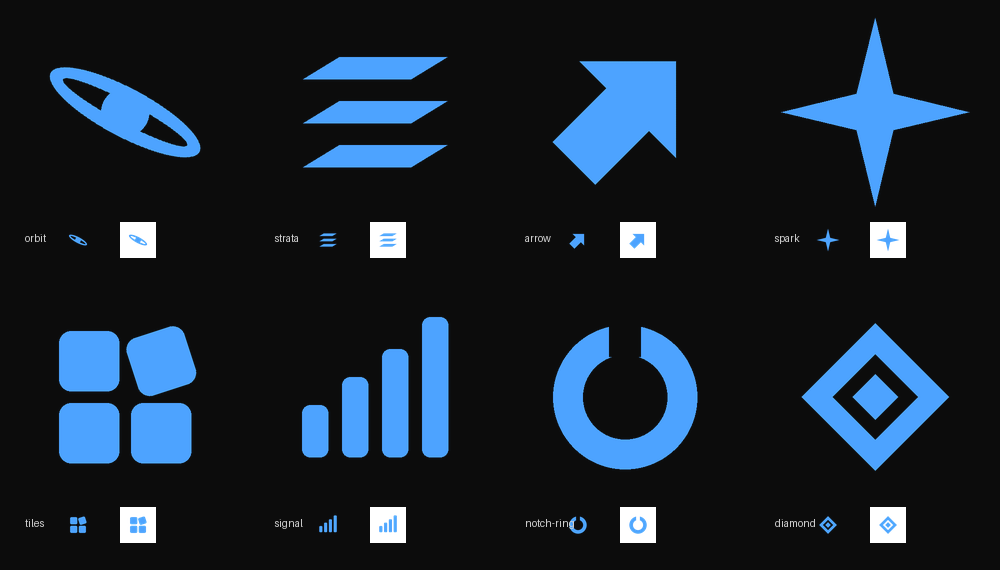

Here is the Python script that generated this plot:
"""Hand-crafted abstract logo marks as crisp vector geometry (no AI API).
Renders a contact sheet with large views + tiny favicon previews on dark/light."""

import math
from PIL import Image, ImageDraw

B = (0x4D, 0xA3, 0xFF, 255)
N = 400          # hi-res master canvas (100 units * 4)
SC = 4
OUT = "/Users/clupa/Documents/projects/clupai/branding"


def C():
    return Image.new("RGBA", (N, N), (0, 0, 0, 0))


def s(v):
    return v * SC


def rot(layer, deg, cx=N / 2, cy=N / 2):
    return layer.rotate(deg, resample=Image.BICUBIC, center=(cx, cy))


def orbit():
    img = C(); d = ImageDraw.Draw(img)
    L = C(); dl = ImageDraw.Draw(L)
    dl.ellipse([s(8), s(38), s(92), s(62)], outline=B, width=s(7))
    img.alpha_composite(rot(L, -28))
    d.ellipse([s(38), s(38), s(62), s(62)], fill=B)
    return img


def strata():
    img = C(); d = ImageDraw.Draw(img)
    W, H, sk = 54, 11, 9
    for cy in (28, 50, 72):
        pts = [(50 - W / 2 + sk, cy - H / 2), (50 + W / 2 + sk, cy - H / 2),
               (50 + W / 2 - sk, cy + H / 2), (50 - W / 2 - sk, cy + H / 2)]
        d.polygon([(s(x), s(y)) for x, y in pts], fill=B)
    return img


def arrow():
    img = C(); d = ImageDraw.Draw(img)
    pts = [(50, 14), (84, 48), (65, 48), (65, 86), (35, 86), (35, 48), (16, 48)]
    d.polygon([(s(x), s(y)) for x, y in pts], fill=B)
    return rot(img, -45)


def spark():
    img = C(); d = ImageDraw.Draw(img)
    R, r, c = 47, 13, 50
    pts = []
    for k in range(8):
        a = math.radians(k * 45 - 90)
        rad = R if k % 2 == 0 else r
        pts.append((c + rad * math.cos(a), c + rad * math.sin(a)))
    d.polygon([(s(x), s(y)) for x, y in pts], fill=B)
    return img


def tiles():
    img = C(); d = ImageDraw.Draw(img)
    sz, gap, start = 30, 6, 17
    coords = [(start, start), (start + sz + gap, start),
              (start, start + sz + gap), (start + sz + gap, start + sz + gap)]
    for i, (x, y) in enumerate(coords):
        if i == 1:
            L = C(); dl = ImageDraw.Draw(L)
            dl.rounded_rectangle([s(x), s(y), s(x + sz), s(y + sz)], radius=s(6), fill=B)
            img.alpha_composite(rot(L, 18, s(x + sz / 2), s(y + sz / 2)))
        else:
            d.rounded_rectangle([s(x), s(y), s(x + sz), s(y + sz)], radius=s(6), fill=B)
    return img


def signal():
    img = C(); d = ImageDraw.Draw(img)
    heights, w, gap, base = [26, 40, 54, 70], 13, 7, 80
    total = 4 * w + 3 * gap
    x = (100 - total) / 2
    for h in heights:
        d.rounded_rectangle([s(x), s(base - h), s(x + w), s(base)], radius=s(4), fill=B)
        x += w + gap
    return img


def notch():
    img = C()
    L = C(); dl = ImageDraw.Draw(L)
    dl.ellipse([s(14), s(14), s(86), s(86)], outline=B, width=s(15))
    L.paste((0, 0, 0, 0), (s(42), 0, s(58), s(30)))   # cut a square notch at top
    img.alpha_composite(L)
    return img


def diamond():
    img = C()
    L = C(); dl = ImageDraw.Draw(L)
    dl.rectangle([s(24), s(24), s(76), s(76)], outline=B, width=s(11))
    img.alpha_composite(rot(L, 45))
    L2 = C(); dl2 = ImageDraw.Draw(L2)
    dl2.rectangle([s(42), s(42), s(58), s(58)], fill=B)
    img.alpha_composite(rot(L2, 45))
    return img


MARKS = [
    ("orbit", orbit), ("strata", strata), ("arrow", arrow), ("spark", spark),
    ("tiles", tiles), ("signal", signal), ("notch-ring", notch), ("diamond", diamond),
]

# Save each as its own transparent master too.
for name, fn in MARKS:
    fn().save(f"{OUT}/vec-{name}.png")

# Contact sheet, 4 cols x 2 rows.
cols, big = 4, 200
cellw, cellh = 250, 285
sheet = Image.new("RGBA", (cols * cellw, 2 * cellh), (12, 12, 12, 255))
d = ImageDraw.Draw(sheet)
for idx, (name, fn) in enumerate(MARKS):
    master = fn()
    r, c = divmod(idx, cols)
    ox, oy = c * cellw, r * cellh
    sheet.alpha_composite(master.resize((big, big), Image.LANCZOS), (ox + 25, oy + 12))
    fav = master.resize((24, 24), Image.LANCZOS)
    sheet.paste((12, 12, 12, 255), (ox + 60, oy + 222, ox + 96, oy + 258))
    sheet.alpha_composite(fav, (ox + 66, oy + 228))
    sheet.paste((255, 255, 255, 255), (ox + 120, oy + 222, ox + 156, oy + 258))
    sheet.alpha_composite(fav, (ox + 126, oy + 228))
    d.text((ox + 25, oy + 232), name, fill=(210, 210, 210, 255))
sheet.convert("RGB").save(f"{OUT}/vector_ideas.png")
print("wrote vector_ideas.png + 8 vec-*.png masters")
